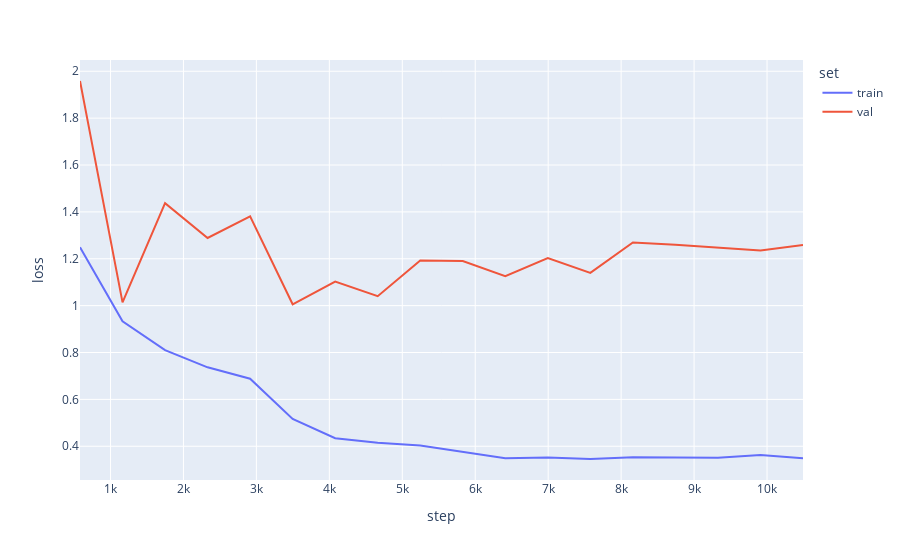
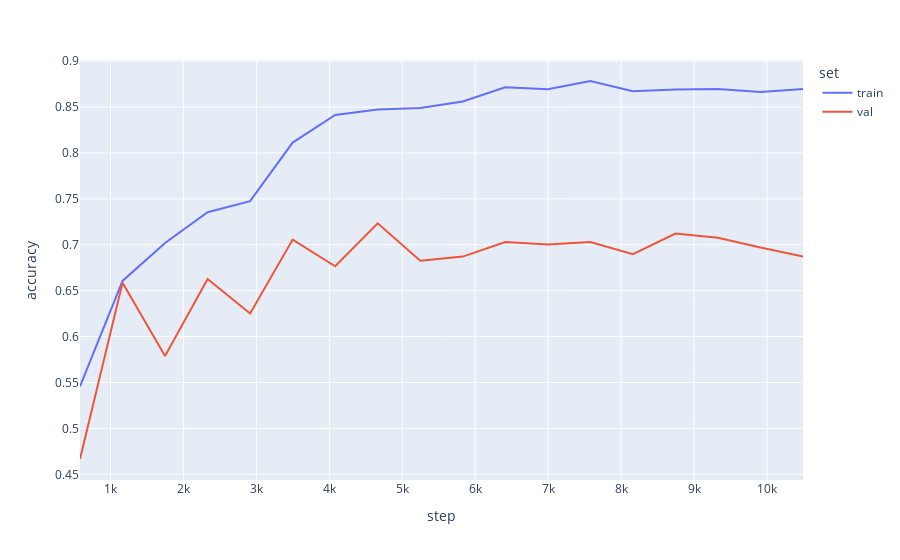

Notebook source saved alongside these figures, in order:
### Code cell
# Visualize losses/metrics

log_dir = project_path + '/notebooks/logs/ResNet/1.0/'
log = pd.read_csv(os.path.join(log_dir, 'metrics.csv'))

train_log = log[['step', 'train_loss']].dropna().rename(columns={'train_loss': 'loss'})
train_log['set'] = 'train'
val_log = log[['step', 'val_loss']].dropna().rename(columns={'val_loss': 'loss'})
val_log['set'] = 'val'

log = train_log.append(val_log)
log = log.sort_values(by=['step'])

fig = px.line(log, x='step', y='loss', color='set')
fig.show()

log = pd.read_csv(os.path.join(log_dir, 'metrics.csv'))

train_log = log[['step', 'train_accuracy']].dropna().rename(columns={'train_accuracy': 'accuracy'})
train_log['set'] = 'train'
val_log = log[['step', 'val_accuracy']].dropna().rename(columns={'val_accuracy': 'accuracy'})
val_log['set'] = 'val'

log = train_log.append(val_log)
log = log.sort_values(by=['step'])

fig = px.line(log, x='step', y='accuracy', color='set')
fig.show()

### Figure 1 — Plotly figure (JSON) as saved in the notebook; plotly's stock layout.template omitted (floating-point values rounded to 4 significant figures)
{"data": [{"hovertemplate": "set=train<br>step=%{x}<br>loss=%{y}<extra></extra>", "legendgroup": "train", "line": {"color": "#636efa", "dash": "solid"}, "mode": "lines", "name": "train", "orientation": "v", "showlegend": true, "type": "scatter", "x": [582, 1165, 1748, 2331, 2914, 3497, 4080, 4663, 5246, 5829, 6412, 6995, 7578, 8161, 8744, 9327, 9910, 10493], "xaxis": "x", "y": [1.249, 0.9333, 0.8103, 0.7368, 0.6883, 0.5169, 0.4342, 0.415, 0.4035, 0.3778, 0.3489, 0.3517, 0.3456, 0.3533, 0.353, 0.3507, 0.3624, 0.3486], "yaxis": "y"}, {"hovertemplate": "set=val<br>step=%{x}<br>loss=%{y}<extra></extra>", "legendgroup": "val", "line": {"color": "#EF553B", "dash": "solid"}, "mode": "lines", "name": "val", "orientation": "v", "showlegend": true, "type": "scatter", "x": [582, 1165, 1748, 2331, 2914, 3497, 4080, 4663, 5246, 5829, 6412, 6995, 7578, 8161, 8744, 9327, 9910, 10493], "xaxis": "x", "y": [1.959, 1.014, 1.437, 1.289, 1.381, 1.006, 1.103, 1.04, 1.192, 1.19, 1.126, 1.203, 1.14, 1.269, 1.26, 1.248, 1.236, 1.258], "yaxis": "y"}], "layout": {"legend": {"title": {"text": "set"}, "tracegroupgap": 0}, "margin": {"t": 60}, "xaxis": {"anchor": "y", "domain": [0, 1], "title": {"text": "step"}}, "yaxis": {"anchor": "x", "domain": [0, 1], "title": {"text": "loss"}}}}

### Figure 2 — Plotly figure (JSON) as saved in the notebook; plotly's stock layout.template omitted (floating-point values rounded to 4 significant figures)
{"data": [{"hovertemplate": "set=train<br>step=%{x}<br>accuracy=%{y}<extra></extra>", "legendgroup": "train", "line": {"color": "#636efa", "dash": "solid"}, "mode": "lines", "name": "train", "orientation": "v", "showlegend": true, "type": "scatter", "x": [582, 1165, 1748, 2331, 2914, 3497, 4080, 4663, 5246, 5829, 6412, 6995, 7578, 8161, 8744, 9327, 9910, 10493], "xaxis": "x", "y": [0.5457, 0.6606, 0.702, 0.7354, 0.7475, 0.8113, 0.8413, 0.8473, 0.849, 0.8561, 0.8715, 0.8695, 0.8784, 0.8672, 0.8692, 0.8698, 0.8664, 0.8697], "yaxis": "y"}, {"hovertemplate": "set=val<br>step=%{x}<br>accuracy=%{y}<extra></extra>", "legendgroup": "val", "line": {"color": "#EF553B", "dash": "solid"}, "mode": "lines", "name": "val", "orientation": "v", "showlegend": true, "type": "scatter", "x": [582, 1165, 1748, 2331, 2914, 3497, 4080, 4663, 5246, 5829, 6412, 6995, 7578, 8161, 8744, 9327, 9910, 10493], "xaxis": "x", "y": [0.4667, 0.6587, 0.5789, 0.6627, 0.6251, 0.7056, 0.6766, 0.7234, 0.6825, 0.6871, 0.703, 0.7003, 0.703, 0.6898, 0.7122, 0.7076, 0.697, 0.6871], "yaxis": "y"}], "layout": {"legend": {"title": {"text": "set"}, "tracegroupgap": 0}, "margin": {"t": 60}, "xaxis": {"anchor": "y", "domain": [0, 1], "title": {"text": "step"}}, "yaxis": {"anchor": "x", "domain": [0, 1], "title": {"text": "accuracy"}}}}
